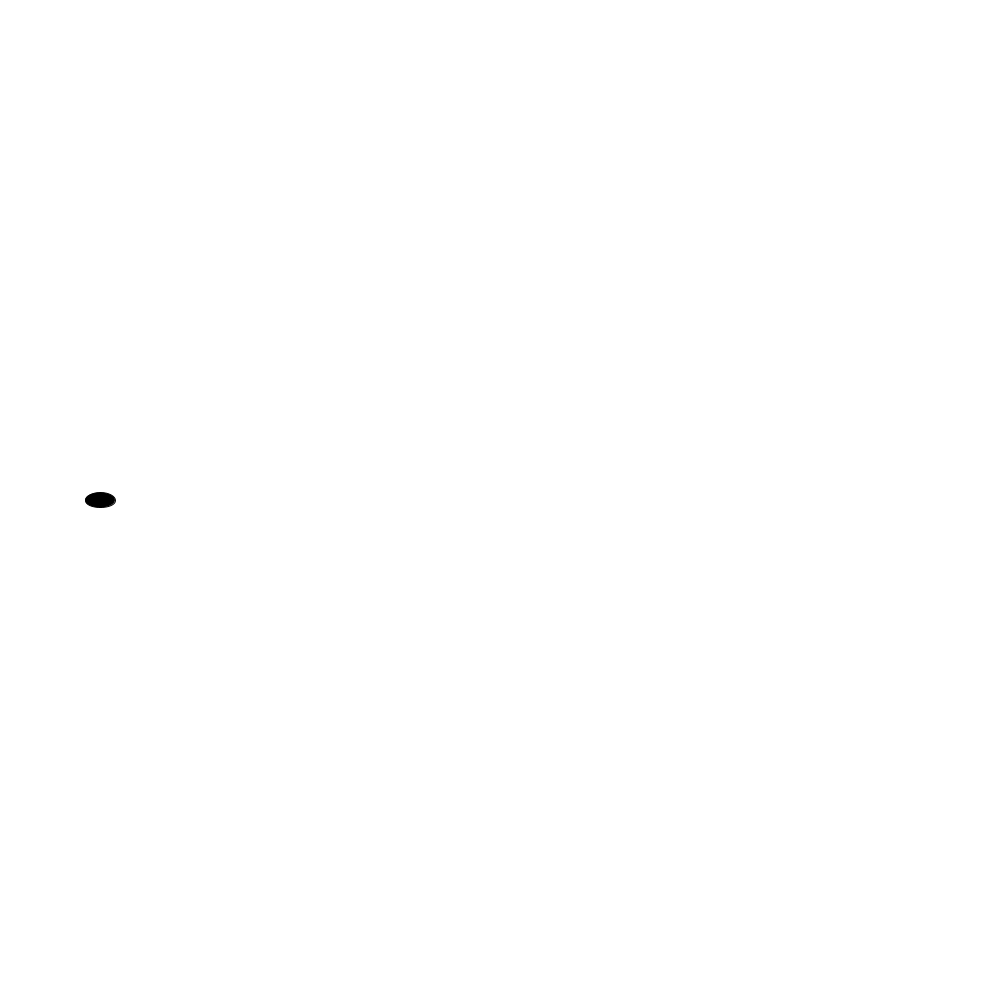
Frame 1 (no input)
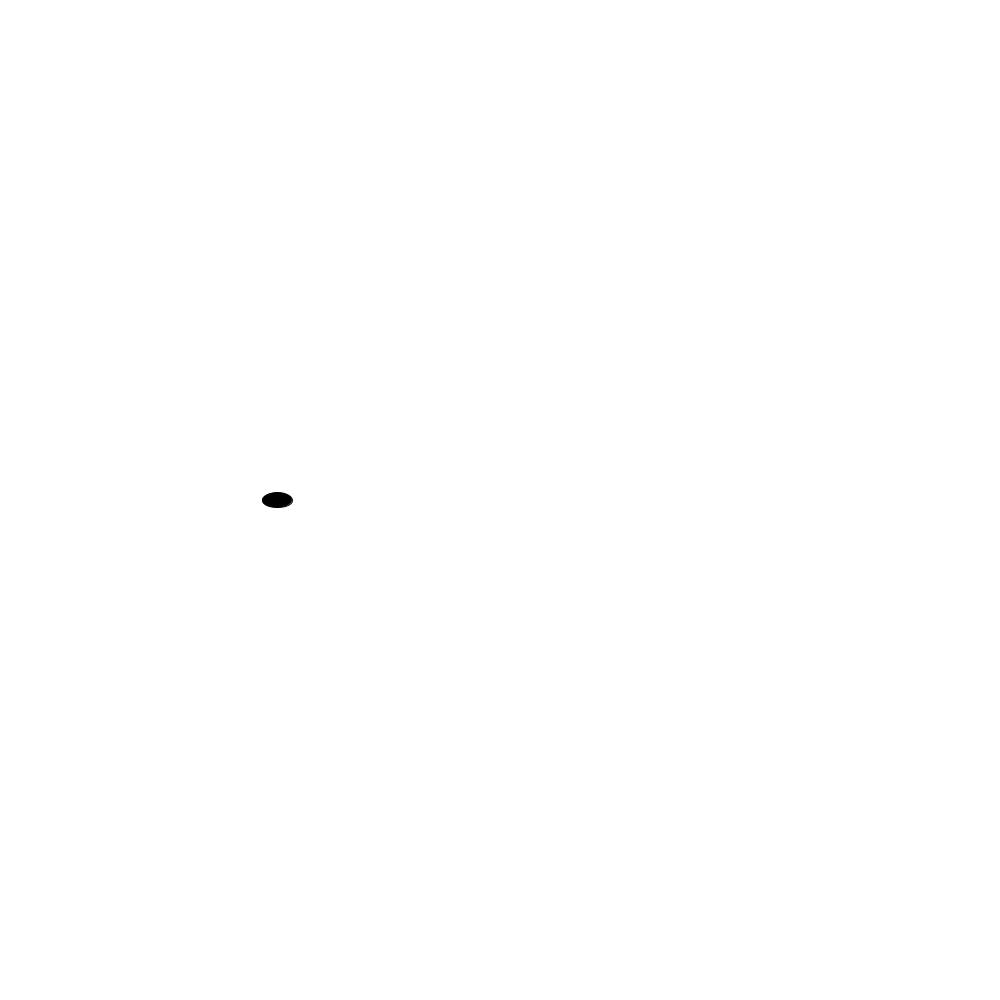
Frame 60 (the mouse pressed at the canvas centre just before this capture)
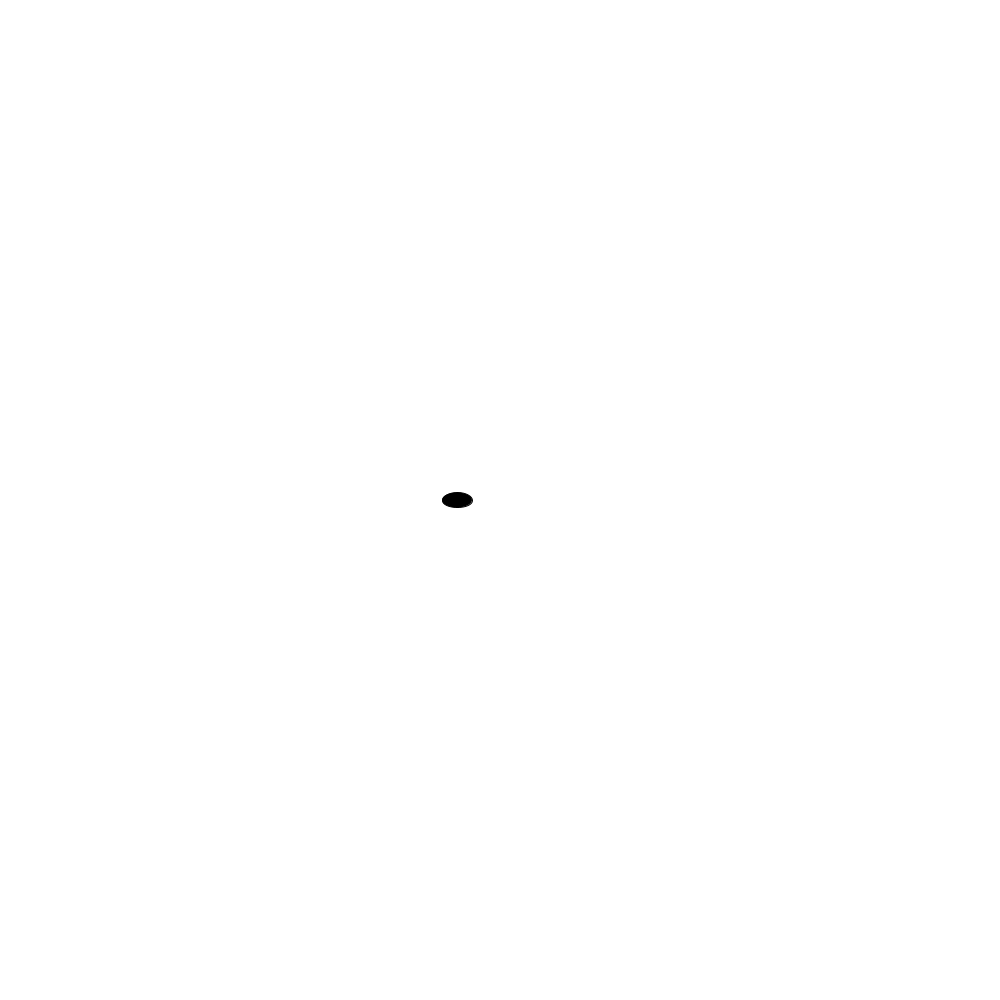
Frame 120 (the mouse held since frame 60 and released just before this capture)

The Processing sketch that drew these frames (run headless with seeded random() and noise(); from frame 60 on, the mouse is pressed at the canvas centre):

// Processing sketch: conditional_pde
// ── conditional_pde.pde
float c=100;
boolean go=true;
void setup(){
  size(1000,1000);
}
void draw()
{
  background(255);
  fill(0);
  ellipse(c,500,30,15);//same as c conditional,relationaland logical statements
 // c=c+3;
  if(go)    //c==1000)
  {
   c=c+3;   // c=100;
  }
  
}
void keyPressed(){
  go=!go;
}
